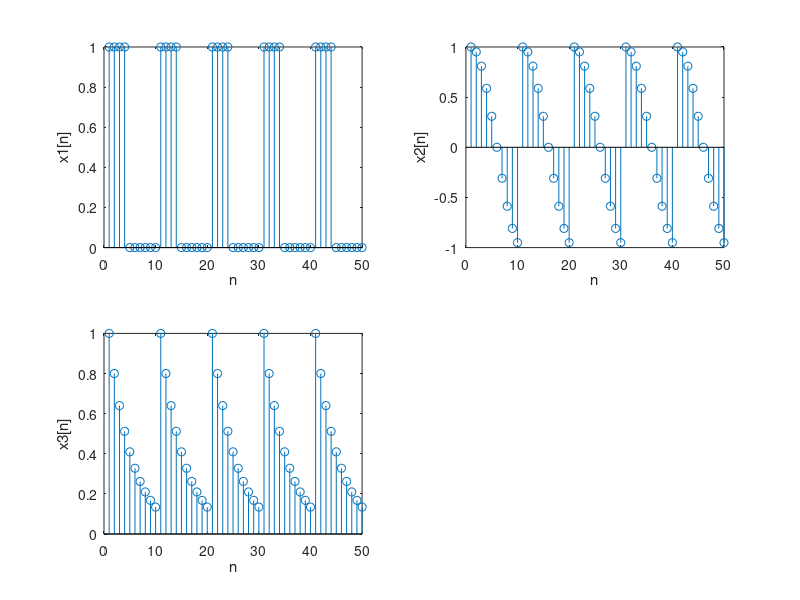

MATLAB code for this plot:
% ch02/tutorial_problem_4.m

x1 = [1 1 1 1 0 0 0 0 0 0];

n2 = (0:9);
x2 = cos(0.1 * pi * n2);

n3 = (0:9);
x3 = (0.8) .^ n3;

% TODO(nartes): draw a pulsetrain

figure();
title('5 times');
subplot(221); stem(repmat(x1, 1, 5)); xlabel('n'); ylabel('x1[n]');
subplot(222); stem(repmat(x2, 1, 5)); xlabel('n'); ylabel('x2[n]');
subplot(223); stem(repmat(x3, 1, 5)); xlabel('n'); ylabel('x3[n]');
